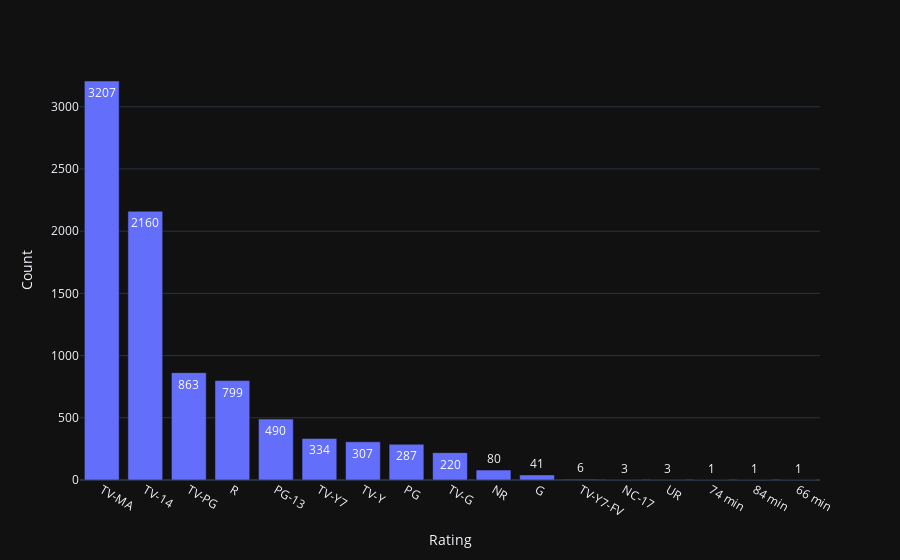

The notebook cell saved with this chart:
### Code cell
fig=px.bar(data_frame=temp,x="Rating",y="Count",text_auto=True)
fig.show()

### Figure 1 — Plotly figure (JSON) as saved in the notebook; plotly's stock layout.template omitted (floating-point values rounded to 4 significant figures)
{"data": [{"alignmentgroup": "True", "hovertemplate": "Rating=%{x}<br>Count=%{y}<extra></extra>", "legendgroup": "", "marker": {"color": "#636efa", "pattern": {"shape": ""}}, "name": "", "offsetgroup": "", "orientation": "v", "showlegend": false, "textposition": "auto", "texttemplate": "%{y}", "x": ["TV-MA", "TV-14", "TV-PG", "R", "PG-13", "TV-Y7", "TV-Y", "PG", "TV-G", "NR", "G", "TV-Y7-FV", "NC-17", "UR", "74 min", "84 min", "66 min"], "xaxis": "x", "y": [3207, 2160, 863, 799, 490, 334, 307, 287, 220, 80, 41, 6, 3, 3, 1, 1, 1], "yaxis": "y", "type": "bar"}], "layout": {"xaxis": {"anchor": "y", "domain": [0.0, 1.0], "title": {"text": "Rating"}}, "yaxis": {"anchor": "x", "domain": [0.0, 1.0], "title": {"text": "Count"}}, "legend": {"tracegroupgap": 0}, "margin": {"t": 60}, "barmode": "relative"}}
